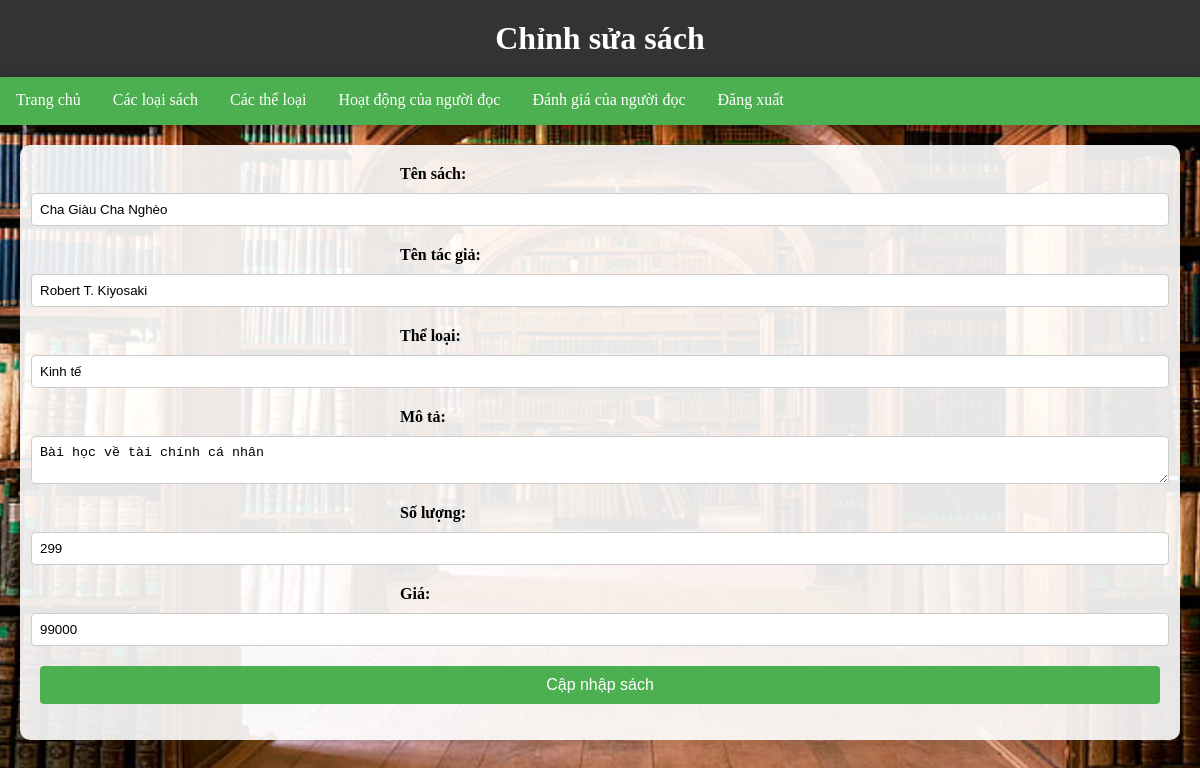
/edit_book/6, run on an earlier commit of the app's database.
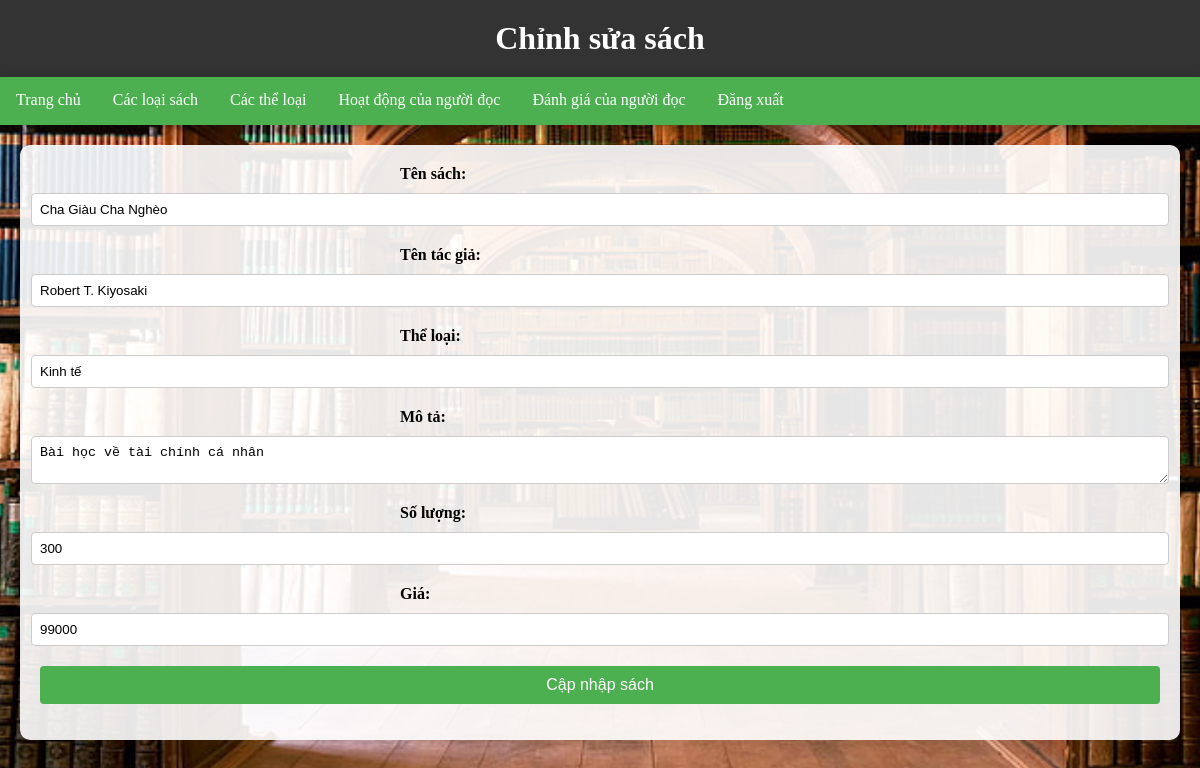
And on a later commit of the database.
### application/models.py (models this page shows, shortened)
class Product(db.Model):
    id = db.Column(db.Integer, primary_key=True, autoincrement=True)
    name = db.Column(db.String(255), nullable=False)
    author = db.Column(db.String(255), nullable=True)
    description = db.Column(db.String(255), nullable=True)
    category = db.Column(db.String(255), nullable=True)
    quantity = db.Column(db.Integer, nullable=False)
    price = db.Column(db.Integer, nullable=False)
    category_id = db.Column(db.Integer, db.ForeignKey("category.id"), nullable=False)
    image_url = db.Column(db.String(500), nullable=True)
    detail = db.Column(db.String(3000),nullable=True)

### application/routes.py (the view, shortened to what this page needs)
@app.route('/edit_book/<int:id>', methods=['GET', 'POST'])
def edit_book(id):
    if request.method == 'GET':
        book = Product.query.get(id)
        return render_template('edit_book.html', book=book)

### templates/edit_book.html (shortened to what this page needs)
<!DOCTYPE html>
<html lang="vi">
<head>
</head>
<body>
    <header>
        <h1>Chỉnh sửa sách</h1>
    </header>
    <nav>
    <a href="{{ url_for('librarian_dashboard') }}">Trang chủ</a>
    <a href="{{ url_for('books') }}">Các loại sách</a>
    <a href="{{ url_for('categories') }}">Các thể loại</a>
    <a href="{{ url_for('active_readers') }}">Hoạt động của người đọc</a>
    <a href="{{ url_for('feedbacks') }}">Đánh giá của người đọc</a>
    <a href="{{ url_for('librarian_logout') }}">Đăng xuất</a>
</nav>
    <form action="{{ url_for('edit_book', id=book.id) }}" method="post">
        <label for="name">Tên sách:</label>
        <input type="text" id="name" name="name" value="{{ book.name }}" required>
        <label for="author">Tên tác giả:</label>
        <input type="text" id="author" name="author" value="{{ book.author }}" required>
        <label for="category">Thể loại:</label>
        <input type="text" id="category" name="category" value="{{ book.category }}" required>
        <label for="description">Mô tả:</label>
        <textarea id="description" name="description" required>{{ book.description }}</textarea>
        <label for="quantity">Số lượng:</label>
        <input type="text" id="quantity" name="quantity" value="{{ book.quantity }}" required>
        <label for="price">Giá:</label>
        <input type="text" id="price" name="price" value="{{ book.price }}" required>
        <button type="submit">Cập nhập sách</button>
    </form>
</body>
</html>

What changed in the data, as far as the page shows it:
changed Product "Cha Giàu Cha Nghèo": quantity "299" → "300"
